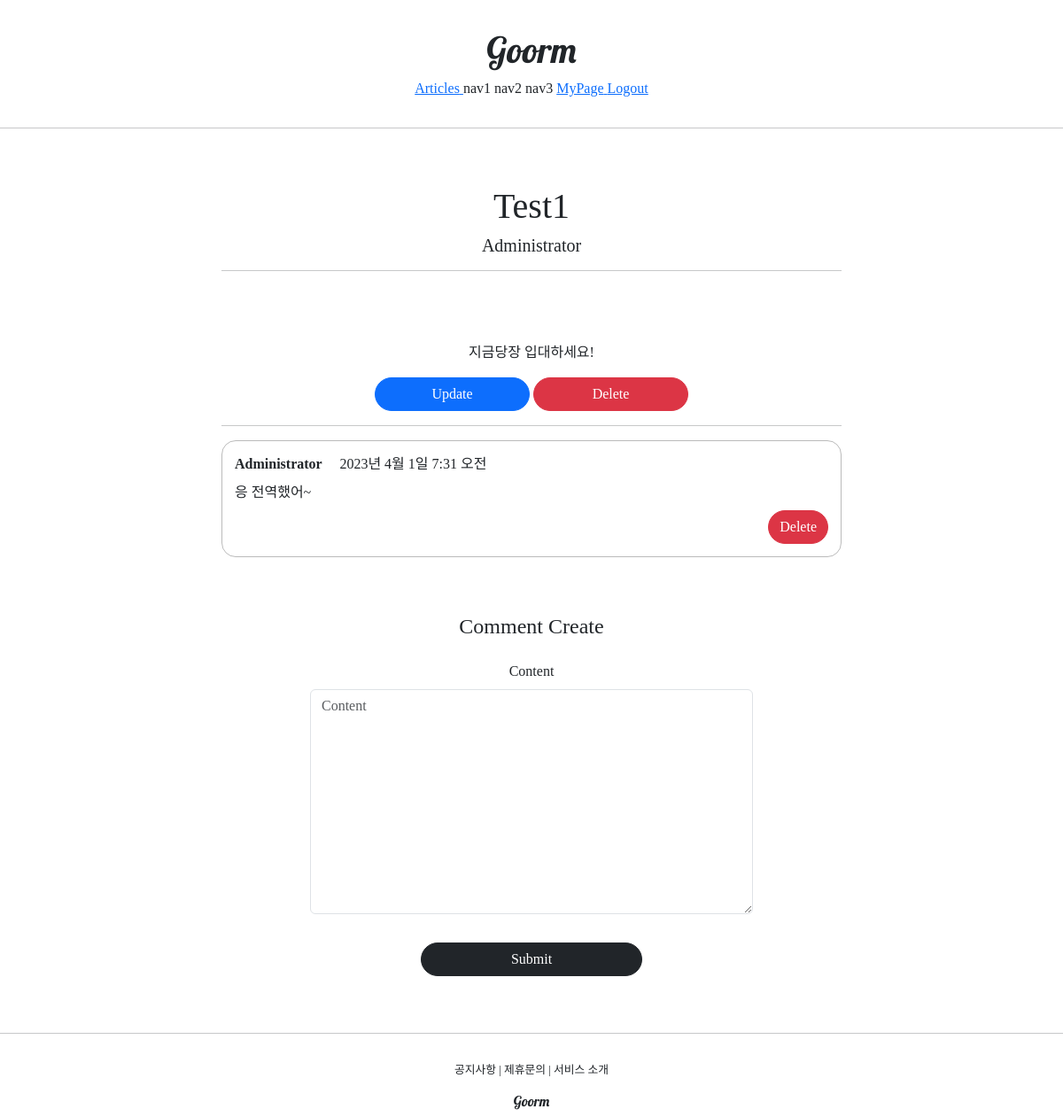
The page /articles/detail/3 (signed in) on the database its author committed.
### articleapp/models.py (models this page shows)
class Article(models.Model):
    writer = models.ForeignKey(User, on_delete=models.SET_NULL, related_name='article', null=True)
    title = models.CharField(max_length=200, null=True)
    image = models.ImageField(upload_to='article/', null=False)
    content = models.TextField(null=True)
    created_at = models.DateField(auto_now_add=True, null=True)

### profileapp/models.py (models this page shows)
class Profile(models.Model):
    user = models.OneToOneField(User, on_delete=models.CASCADE, related_name='profile')
    image = models.ImageField(upload_to='profile/', null=True)
    nickname = models.CharField(max_length=20, unique=True, null=True)
    message = models.CharField(max_length=100, null=True)

### commentapp/models.py (models this page shows)
class Comment(models.Model):
    article = models.ForeignKey(Article, on_delete=models.SET_NULL, null=True, related_name='comment')
    writer = models.ForeignKey(User, on_delete=models.SET_NULL, null=True, related_name='comment')
    content = models.TextField(null=False)
    created_at = models.DateTimeField(auto_now=True)

### articleapp/views.py (the view)
# urls.py: path('detail/<int:pk>', ArticleDetailView.as_view(), name='detail'),
class ArticleDetailView(DetailView, FormMixin):
    model = Article
    form_class = CommentCreationForm
    context_object_name = 'target_article'
    template_name = 'articleapp/detail.html'

### commentapp/forms.py
class CommentCreationForm(ModelForm):
    class Meta:
        model = Comment
        fields = ['content']

### articleapp/templates/articleapp/detail.html (shortened to what this page needs)
{% extends 'base.html' %}
{% block content %}
  <div>
      <div style="text-align: center; max-width: 700px; margin: 4rem auto;">
        <h1>
          {{ target_article.title }}
        </h1>
        <h5>
          {{ target_article.writer.profile.nickname }}
        </h5>
        <hr>
        <p>
          {{ target_article.content }}
        </p>
        {% if target_article.writer == user %}
        <a href="{% url 'articleapp:update' pk=target_article.pk %}"
        class="btn btn-primary rounded-pill col-3">
          Update
        </a>
        <a href="{% url 'articleapp:delete' pk=target_article.pk %}"
        class="btn btn-danger rounded-pill col-3">
          Delete
        </a>
        {% endif %}
        <hr>
        {% for comment in target_article.comment.all %}
          {% include 'commentapp/detail.html' with comment=comment %}
        {% endfor %}
        {% include 'commentapp/create.html' with article=target_article %}
      </div>
  </div>
{% endblock %}

### commentapp/templates/commentapp/detail.html (shortened to what this page needs)
<div style="border: 1px solid; text-align: left; padding: 2%; margin: .5rem 0; border-radius: 1rem; border-color: #bbb">
    <div>
        <strong>
            {{ comment.writer.profile.nickname }}
        </strong>
        {{ comment.created_at }}
    </div>
    <div style="margin: .5rem 0">
        {{ comment.content }}
    </div>
    {% if comment.writer == user %}
    <div style="text-align: right">
        <a href="{% url 'commentapp:delete' pk=comment.pk %}"\\
            class="btn btn-danger rounded-pill">
            Delete
        </a>
    </div>
    {% endif %}
</div>

### rows shown on the page
Article: title "Test1", writer.profile.nickname "Administrator", content "지금당장 입대하세요!"
Comment: writer.profile.nickname "Administrator", created_at "2023년 4월 1일 7:31 오전", content "응 전역했어~", shows "Delete"
